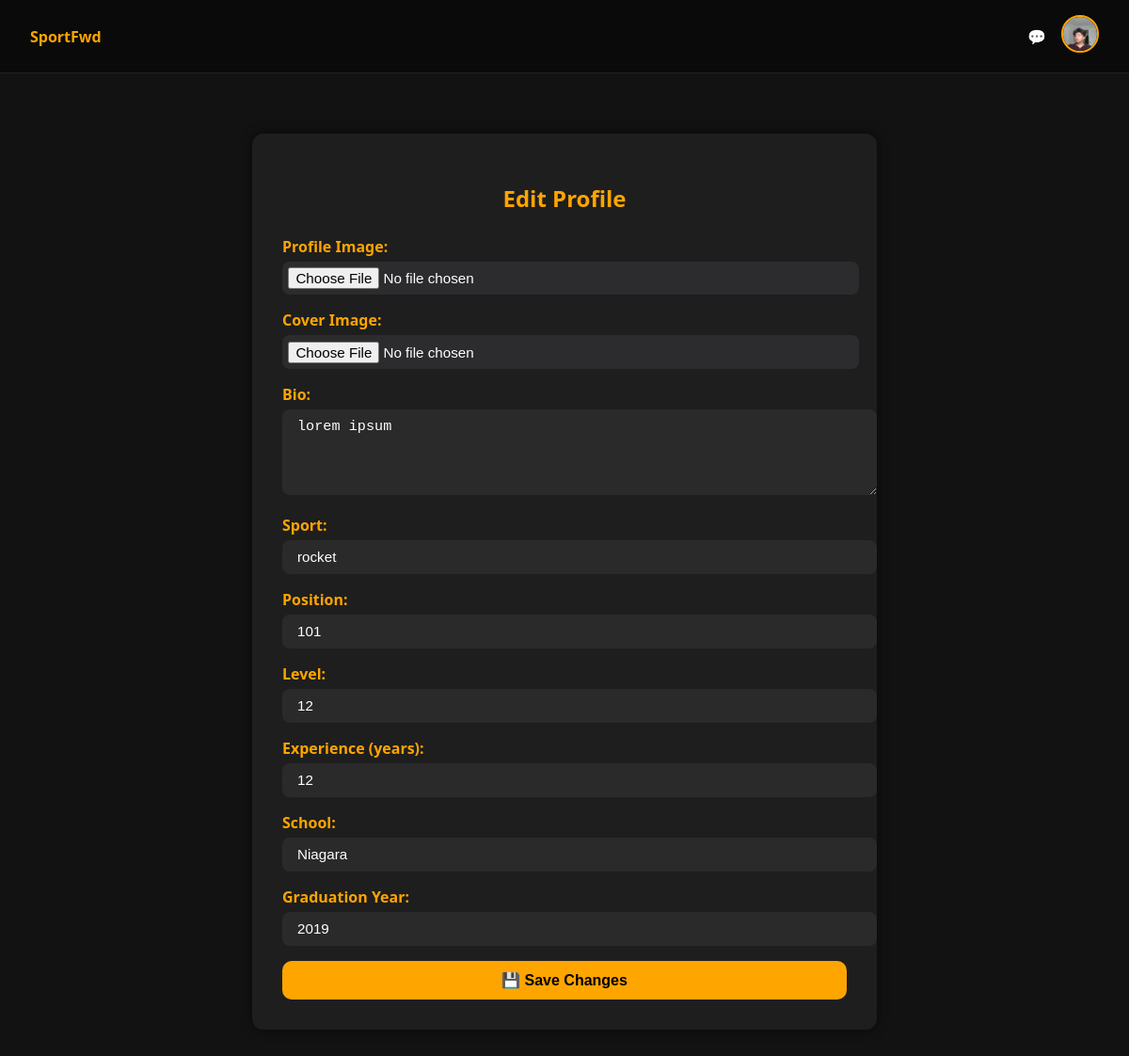
Page /profile/edit/ (signed in) on the committed database.
### core/models.py (models this page shows, shortened)
class Profile(models.Model):
    ROLE_CHOICES = [
        ('athlete', 'Athlete'),
        ('sponsor', 'Sponsor'),
        ('fan', 'Fan'),
    ]
    user = models.OneToOneField(User, on_delete=models.CASCADE)
    role = models.CharField(max_length=20, choices=ROLE_CHOICES)
    school = models.CharField(max_length=100, blank=True)
    grad_year = models.IntegerField(blank=True, null=True)
    profile_image = models.ImageField(upload_to='profile_images/', default='profile_images/default.png', blank=True)
    cover_image = models.ImageField(upload_to='profile_images/covers/', default='profile_images/covers/default.jpg', blank=True)
    bio = models.TextField(blank=True)
    sport = models.CharField(max_length=100, blank=True)
    position = models.CharField(max_length=100, blank=True)
    level = models.CharField(max_length=100, blank=True)
    experience = models.IntegerField(blank=True, null=True)

### core/views.py (the view, shortened to what this page needs)
# urls.py: path('profile/edit/', views.edit_profile, name='edit_profile'),  # for editing
@login_required
def edit_profile(request):
    profile = request.user.profile
    return render(request, 'edit_profile.html', {'profile': profile})

### core/templates/edit_profile.html (shortened to what this page needs)
{% extends 'base.html' %}
{% load static %}
{% block content %}
<div class="edit-profile-form">
  <h2>Edit Profile</h2>
  <form method="POST" enctype="multipart/form-data">
    <label for="profile_image">Profile Image:</label>
    <input type="file" name="profile_image" id="profile_image">
    <label for="cover_image">Cover Image:</label>
    <input type="file" name="cover_image" id="cover_image">
    <label for="bio">Bio:</label>
    <textarea name="bio" id="bio" rows="4">{{ profile.bio }}</textarea>
    <label for="sport">Sport:</label>
    <input type="text" name="sport" id="sport" value="{{ profile.sport }}">
    <label for="position">Position:</label>
    <input type="text" name="position" id="position" value="{{ profile.position }}">
    <label for="level">Level:</label>
    <input type="text" name="level" id="level" value="{{ profile.level }}">
    <label for="experience">Experience (years):</label>
    <input type="number" name="experience" id="experience" value="{{ profile.experience }}">
    <label for="school">School:</label>
    <input type="text" name="school" id="school" value="{{ profile.school }}">
    <label for="grad_year">Graduation Year:</label>
    <input type="number" name="grad_year" id="grad_year" value="{{ profile.grad_year }}">
    <button type="submit">💾 Save Changes</button>
  </form>
</div>
{% endblock %}

### core/templates/base.html (shortened to what this page needs)
{% load static %}
<!DOCTYPE html>
<html lang="en">
<head>
</head>
<body>
<header>
  <nav class="navbar">
    <a href="/">SportFwd</a>
    {% if user.is_authenticated %}
    <div class="navbar-right">
      <a href="{% url 'inbox' %}" title="Messages" style="margin-right: 1rem;">💬</a>
      <div class="profile-menu-wrapper" style="position: relative;">
        <img src="{{ user.profile.profile_image.url }}" class="profile-pic" onclick="toggleProfileDropdown(event)" />
      </div>
    </div>
    {% else %}
    <div class="auth-links">
      <a href="{% url 'login' %}">Login</a>
      <a href="{% url 'register' %}">Register</a>
    </div>
    {% endif %}
  </nav>
</header>
<main>
  {% block content %}
  {% endblock %}
</main>
</body>
</html>

### core/templates/base.html (style rules this page uses)
:root { --primary-gradient-start: #fc466b; --primary-gradient-end: #3f5efb; --button-color: #f5b301; --button-hover: #d99b00; --text-color: #1C1C1E; --background-dark: #000; }
body { margin: 0; padding: 0; font-family: 'Rajdhani', sans-serif; background-color: var(--background-dark); color: #fff; }
a { color: #FFA500; text-decoration: none; font-weight: 600; }
header { background: #0a0a0a; padding: 1rem 2rem; border-bottom: 1px solid #222; }
.navbar { display: flex; justify-content: space-between; align-items: center; }
.navbar-right { display: flex; align-items: center; }
.profile-pic { width: 36px; height: 36px; border-radius: 50%; border: 2px solid #FFA500; object-fit: cover; }
main { padding: 2rem; }

### core/templates/edit_profile.html (style rules this page uses)
body { background: #121212; font-family: 'Segoe UI', sans-serif; }
.edit-profile-form { max-width: 600px; margin: 2rem auto; background: #1e1e1e; padding: 2rem; border-radius: 12px; box-shadow: 0 0 12px rgba(0,0,0,0.5); color: white; }
.edit-profile-form h2 { text-align: center; margin-bottom: 1.5rem; color: #FFA500; }
label { display: block; margin-bottom: 0.3rem; font-weight: bold; color: #FFA500; }
input[type="text"], input[type="number"], input[type="file"], textarea { width: 100%; padding: 0.6rem 1rem; margin-bottom: 1rem; border: none; border-radius: 8px; background: #2a2a2a; color: white; font-size: 0.95rem; }
textarea { resize: vertical; }
input[type="file"] { padding: 0.4rem; background: #2c2c2e; }
button { display: block; width: 100%; background: #FFA500; color: black; padding: 0.7rem; border: none; border-radius: 10px; font-weight: bold; font-size: 1rem; cursor: pointer; transition: background 0.3s ease; }

### rows in the picture
Profile: bio "lorem ipsum", sport "rocket", position "101", level "12", experience "12", school "Niagara", grad_year "2019"
